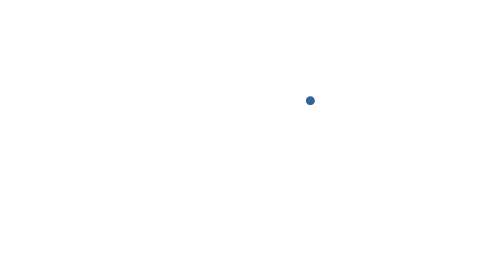
Frame 1 (no input)
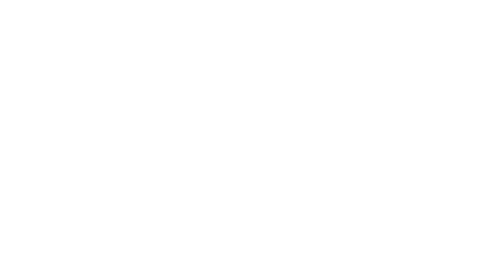
Frame 60 (the mouse pressed at the canvas centre just before this capture)
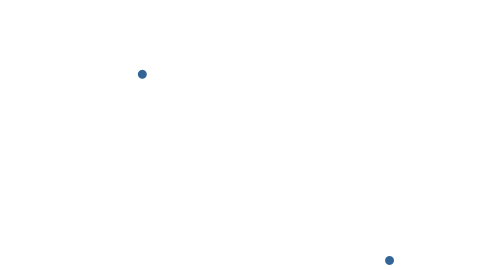
Frame 120 (the mouse held since frame 60 and released just before this capture)

The Processing sketch that drew these frames (run headless with seeded random() and noise(); from frame 60 on, the mouse is pressed at the canvas centre):

// Processing sketch: raindropBehavior
// ── raindropBehavior.pde
Drop[] drops = new Drop[2000];

int totalDrops = 0 ;

void setup() {
  
  size(480,270);
  
}

void draw() {
  
  background(255);
  
  drops[totalDrops] = new Drop();
  totalDrops++;
  
  if(totalDrops >= drops.length) {
    totalDrops = 0;
  }
  
  for(int i = 0 ; i<totalDrops; i++){
    drops[i].move();
    drops[i].display();
  }
  
}

// ── Drop.pde
class Drop {

  float x,y;
  float speed;
  color c;
  float r;
  
  Drop() {
    r=6;
    x=random(width);
    y = -r*4;
    speed = random(width);
    c = color(50,100,150);
  }
  
  void move() {
    
    y += speed;
  }
  
  boolean reachedBotoom() {
  
    if(y>height + r*4){return true;}
      else {return false;}
  }
  
  void display() {
    fill(c);
    noStroke();
    ellipse(x,y,r*1.5,r*1.5);
  }
  
  void caught() {
  
    speed = 0;
    y = -1000;
  }
}
